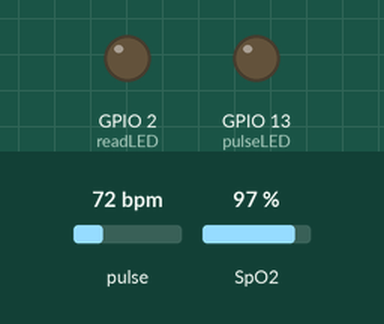
Simulated run of this sketch. Board: ESP32. Shown: output pins drawn as LEDs (lit = HIGH). The test bench sets the inputs (shaded band); at power-on: pulse 72 bpm, SpO2 97 %. WiFi joins after 1.5 s; servers stay silent unless stated; what the sketch prints to the serial monitor is not drawn.

Above: at 1.85 s.
Timing chart, 0 to 4.8 s (numbered marks = the images above):
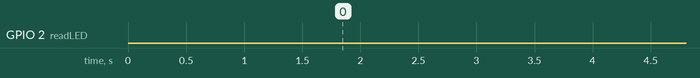

The sketch:

bpmspo2.ino
```cpp
#define BLYNK_TEMPLATE_ID "TMPL349H91dSS"
#define BLYNK_TEMPLATE_NAME "Shiven Sisodia"
#define BLYNK_AUTH_TOKEN "Tic_nyd0OmtLl2oqXewLNa_xhpny19GV"
#include <Wire.h>
#include "MAX30105.h"
#include "spo2_algorithm.h"
#include "heartRate.h"
#include <BlynkSimpleEsp32.h>
//#include <BlynkTimer.h> // Include the BlynkTimer library

MAX30105 particleSensor;
BlynkTimer timer; // Define the BlynkTimer object

char auth[] = "Tic_nyd0OmtLl2oqXewLNa_xhpny19GV"; // Blynk authentication token
char ssid[] = "HACKATHON"; // Your WiFi SSID
char pass[] = "12345678"; // Your WiFi password

#define MAX_BRIGHTNESS 255

#if defined(__AVR_ATmega328P__) || defined(__AVR_ATmega168__)
// Arduino Uno doesn't have enough SRAM to store 100 samples of IR led data and red led data in 32-bit format
// To solve this problem, 16-bit MSB of the sampled data will be truncated. Samples become 16-bit data.
uint16_t irBuffer[100]; // infrared LED sensor data
uint16_t redBuffer[100]; // red LED sensor data
#else
uint32_t irBuffer[100]; // infrared LED sensor data
uint32_t redBuffer[100]; // red LED sensor data
#endif

int32_t bufferLength; // data length
int32_t spo2; // SPO2 value
int8_t validSPO2; // indicator to show if the SPO2 calculation is valid
int32_t heartRate; // heart rate value
int8_t validHeartRate; // indicator to show if the heart rate calculation is valid

byte pulseLED = 13; // Must be on PWM pin
byte readLED = 2; // Blinks with each data read

void sendSensorData()
{
  bufferLength = 100; // buffer length of 100 stores 4 seconds of samples running at 25sps

  // read the first 100 samples, and determine the signal range
  for (byte i = 0; i < bufferLength; i++)
  {
    while (particleSensor.available() == false) // do we have new data?
      particleSensor.check(); // Check the sensor for new data

    redBuffer[i] = particleSensor.getRed();
    irBuffer[i] = particleSensor.getIR();
    particleSensor.nextSample(); // We're finished with this sample so move to next sample

    Serial.print("red=");
    Serial.print(redBuffer[i], DEC);
    Serial.print(", ir=");
    Serial.println(irBuffer[i], DEC);
  }

  // calculate heart rate and SpO2 after first 100 samples (first 4 seconds of samples)
  maxim_heart_rate_and_oxygen_saturation(irBuffer, bufferLength, redBuffer, &spo2, &validSPO2, &heartRate, &validHeartRate);

  // Continuously taking samples from MAX30102. Heart rate and SpO2 are calculated every 1 second
  while (1)
  {
    // dumping the first 25 sets of samples in the memory and shift the last 75 sets of samples to the top
    for (byte i = 25; i < 100; i++)
    {
      redBuffer[i - 25] = redBuffer[i];
      irBuffer[i - 25] = irBuffer[i];
    }

    // take 25 sets of samples before calculating the heart rate
    for (byte i = 75; i < 100; i++)
    {
      while (particleSensor.available() == false) // do we have new data?
        particleSensor.check(); // Check the sensor for new data

      digitalWrite(readLED, !digitalRead(readLED)); // Blink onboard LED with every data read

      redBuffer[i] = particleSensor.getRed();
      irBuffer[i] = particleSensor.getIR();
      particleSensor.nextSample(); // We're finished with this sample so move to next sample

      // send samples and calculation result to terminal program through UART
      Serial.print("red=");
      Serial.print(redBuffer[i], DEC);
      Serial.print(", ir=");
      Serial.print(irBuffer[i], DEC);

      Serial.print(", HR=");
      Serial.print(heartRate, DEC);
      Blynk.virtualWrite(V0, heartRate);


      Serial.print(", SPO2=");
      Serial.println(spo2, DEC);
      Blynk.virtualWrite(V2, spo2);
    }

    // After gathering 25 new samples recalculate HR and SP02
    maxim_heart_rate_and_oxygen_saturation(irBuffer, bufferLength, redBuffer, &spo2, &validSPO2, &heartRate, &validHeartRate);
  }
}

void setup()
{
  Serial.begin(9600); // initialize serial communication at 115200 bits per second


  pinMode(pulseLED, OUTPUT);
  pinMode(readLED, OUTPUT);

  // Initialize sensor
  if (!particleSensor.begin(Wire, I2C_SPEED_STANDARD)) // Use default I2C port, 100kHz speed
  {
    Serial.println("MAX30105 was not found. Please check wiring/power.");
    while (1);
  }

  Serial.println("Attach sensor to finger with rubber band.");

  byte ledBrightness = 60; // Options: 0=Off to 255=50mA
  byte sampleAverage = 4; // Options: 1, 2, 4, 8, 16, 32
  byte ledMode = 2; // Options: 1 = Red only, 2 = Red + IR, 3 = Red + IR + Green
  byte sampleRate = 100; // Options: 50, 100, 200, 400, 800, 1000, 1600, 3200
  int pulseWidth = 411; // Options: 69, 118, 215, 411
  int adcRange = 4096; // Options: 2048, 4096, 8192, 16384

  particleSensor.setup(ledBrightness, sampleAverage, ledMode, sampleRate, pulseWidth, adcRange); // Configure sensor with these settings

  Blynk.begin(auth, ssid, pass);
  timer.setInterval(10L, sendSensorData); // Send sensor data every 1 second
}

void loop()
{
  Blynk.run();
  timer.run();
}
```
